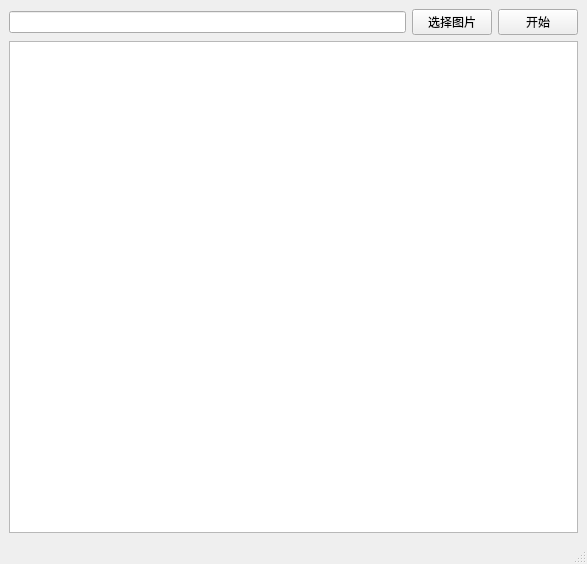
<?xml version="1.0" encoding="UTF-8"?>
<ui version="4.0">
 <class>MainWindow</class>
 <widget class="QMainWindow" name="MainWindow">
  <property name="geometry">
   <rect>
    <x>0</x>
    <y>0</y>
    <width>587</width>
    <height>564</height>
   </rect>
  </property>
  <property name="windowTitle">
   <string>MainWindow</string>
  </property>
  <widget class="QWidget" name="centralwidget">
   <layout class="QVBoxLayout" name="verticalLayout">
    <item>
     <layout class="QHBoxLayout" name="horizontalLayout">
      <item>
       <widget class="QLineEdit" name="lineEdit"/>
      </item>
      <item>
       <widget class="QPushButton" name="pushButton">
        <property name="sizePolicy">
         <sizepolicy hsizetype="Fixed" vsizetype="Fixed">
          <horstretch>0</horstretch>
          <verstretch>0</verstretch>
         </sizepolicy>
        </property>
        <property name="text">
         <string>选择图片</string>
        </property>
       </widget>
      </item>
      <item>
       <widget class="QPushButton" name="start_button">
        <property name="sizePolicy">
         <sizepolicy hsizetype="Fixed" vsizetype="Fixed">
          <horstretch>0</horstretch>
          <verstretch>0</verstretch>
         </sizepolicy>
        </property>
        <property name="text">
         <string>开始</string>
        </property>
       </widget>
      </item>
     </layout>
    </item>
    <item>
     <widget class="QTextBrowser" name="textBrowser"/>
    </item>
   </layout>
  </widget>
  <widget class="QMenuBar" name="menubar">
   <property name="geometry">
    <rect>
     <x>0</x>
     <y>0</y>
     <width>587</width>
     <height>26</height>
    </rect>
   </property>
  </widget>
  <widget class="QStatusBar" name="statusbar"/>
 </widget>
 <resources/>
 <connections/>
</ui>
